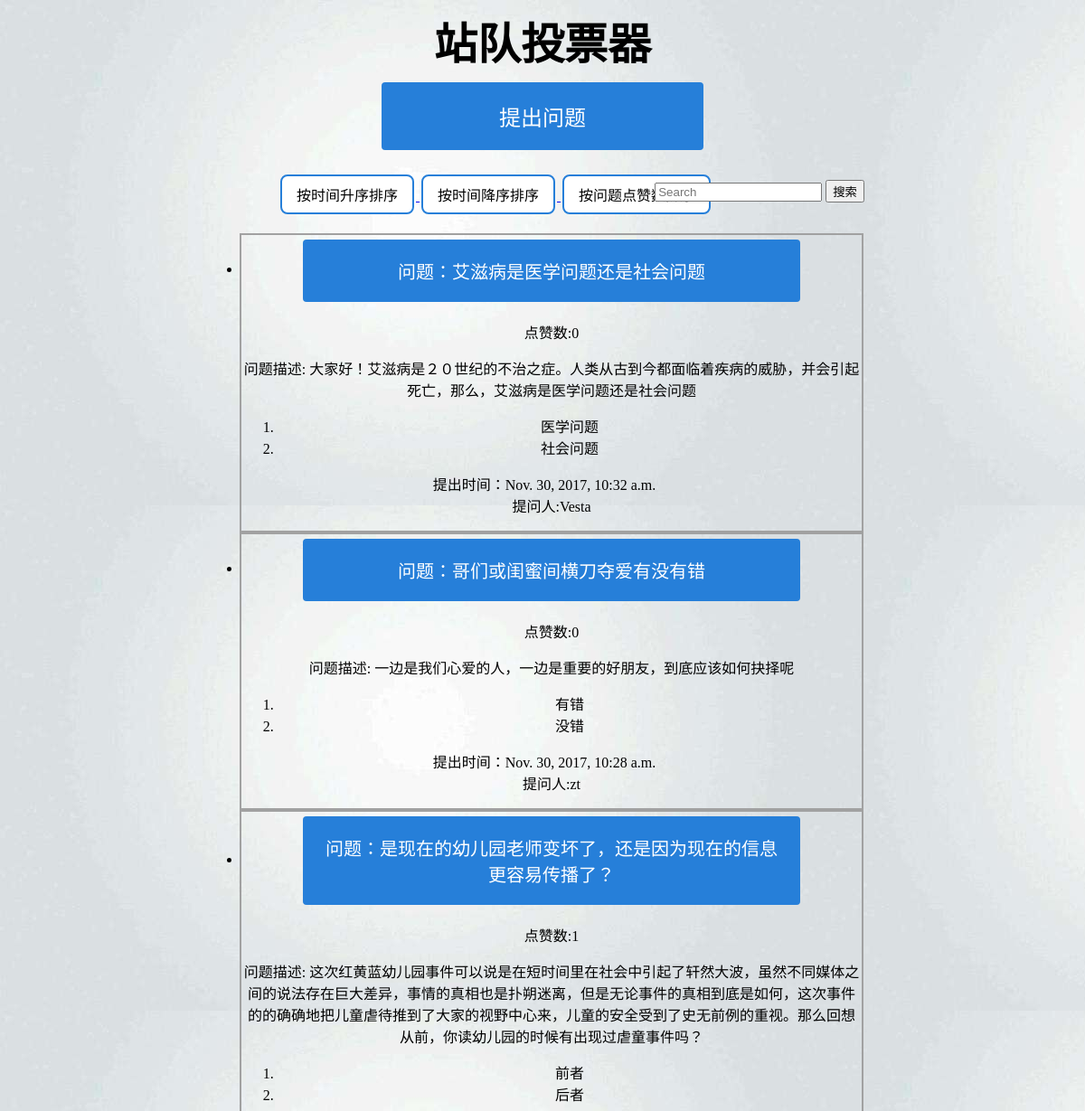
The page /polls/ (upper part) on the database as committed earlier.
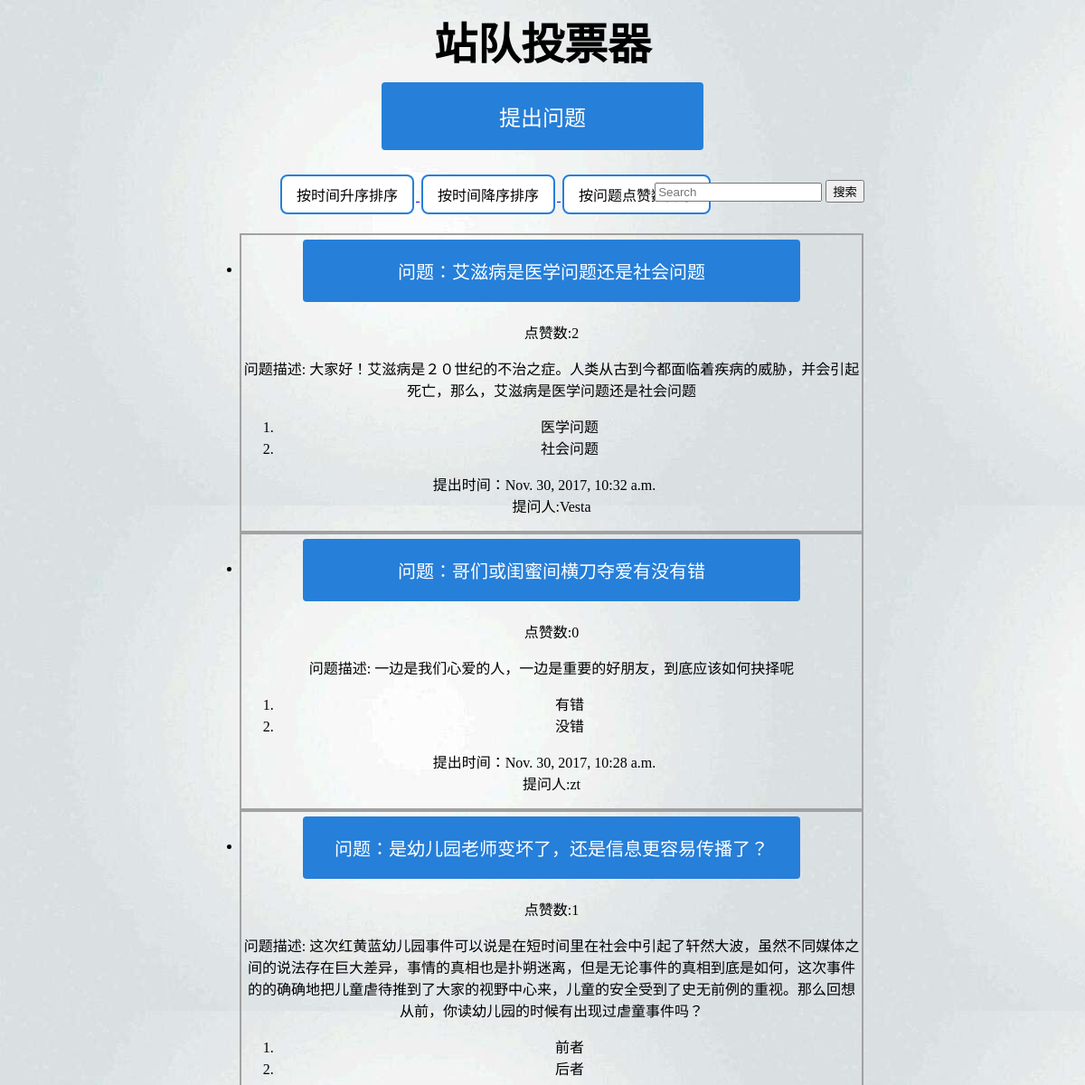
The same page on the database as committed later.
### polls/models.py (models this page shows, shortened)
@python_2_unicode_compatible  # only if you need to support Python 2
class Question(models.Model):
    question_text = models.CharField(max_length=50)
    question_detail=models.CharField(max_length=500)
    pub_date = models.DateTimeField(default = timezone.now)
    questioner_name = models.CharField(max_length=50)
    question_appreciation=models.IntegerField(default=0)
    def was_published_recently(self):
        now = timezone.now()
        return now - datetime.timedelta(days=1) <= self.pub_date <= now
    was_published_recently.admin_order_field = 'pub_date'
    was_published_recently.boolean = True
    was_published_recently.short_description = 'Published recently?'

### polls/views.py (the view)
def index(request):
    latest_question_list = Question.objects.order_by('-pub_date')[:]
    context = {'latest_question_list': latest_question_list}
    return render(request, 'polls/index.html', context)

### polls/models.py (called while the page is built)
    def __str__(self):
        return self.choice_text

### templates/polls/index.html (shortened to what this page needs)
<!DOCTYPE>
{% load static %}
<html>
<head>
<link rel="stylesheet" type="text/css" href="/static/style.css" />
</head>
<body style="background-image:url('/static/background.jpg');">
<h1 id="indexhead">站队投票器</h1>
<a href={% url 'polls:raiseQuestion' %}>
	<button class="button" style="vertical-align:middle" id="but1"><span>提出问题</span></button>
{% if latest_question_list %}
<div style="position:relative; left:300px; float:left;">
    <a href={% url 'polls:rankByUpTime' %}>
    <button class="but5" >按时间升序排序</button>
    <a href={% url 'polls:rankByDownTime' %}>
    <button class="but5">按时间降序排序</button>
    <a href={% url 'polls:rankByAppreciation' %}>
    <button class="but5">按问题点赞数排序</button>
</div>
	<form
	style="position:relative; top:10px;"
	role="search" method="get" id="searchform" action="{% url 'polls:search' %}">
      <input type="search" name="q" placeholder="Search" required>
      <button type="submit">搜索</button>
     </form>
    <ul style="position:relative; top:10px;">
    {% for question in latest_question_list %}
        <div class="que">
		<li><a href="{% url 'polls:detail' question.id %}">
        	<button style="vertical-align:middle" class="but2">
			<span>
		     问题：{{ question.question_text}}
		    </span></button>
			</a>
		</li>
		    <p>点赞数:{{question.question_appreciation}}</p>
        	<p>问题描述: {{question.question_detail}}</p>
        	<ol>
        	{% for choice in question.choice_set.all %}
				<li>{{choice}}
                </li>
        	{% endfor %}
            </ol>
            <p>提出时间：{{question.pub_date}} &nbsp;&nbsp;&nbsp;
		 <br>
		 提问人:{{question.questioner_name}}</p>
		</div>
    {% endfor %}
    </ul>
{% else %}
    <p>No polls are available.</p>
{% endif %}
</body>
</html>

Rows that differ between the two databases and show on the page:
changed Question "艾滋病是医学问题还是社会问题": question_appreciation "0" → "2"
changed Question: question_text "是现在的幼儿园老师变坏了，还是因为现在的信息更容易传播了？" → "是幼儿园老师变坏了，还是信息更容易传播了？"
